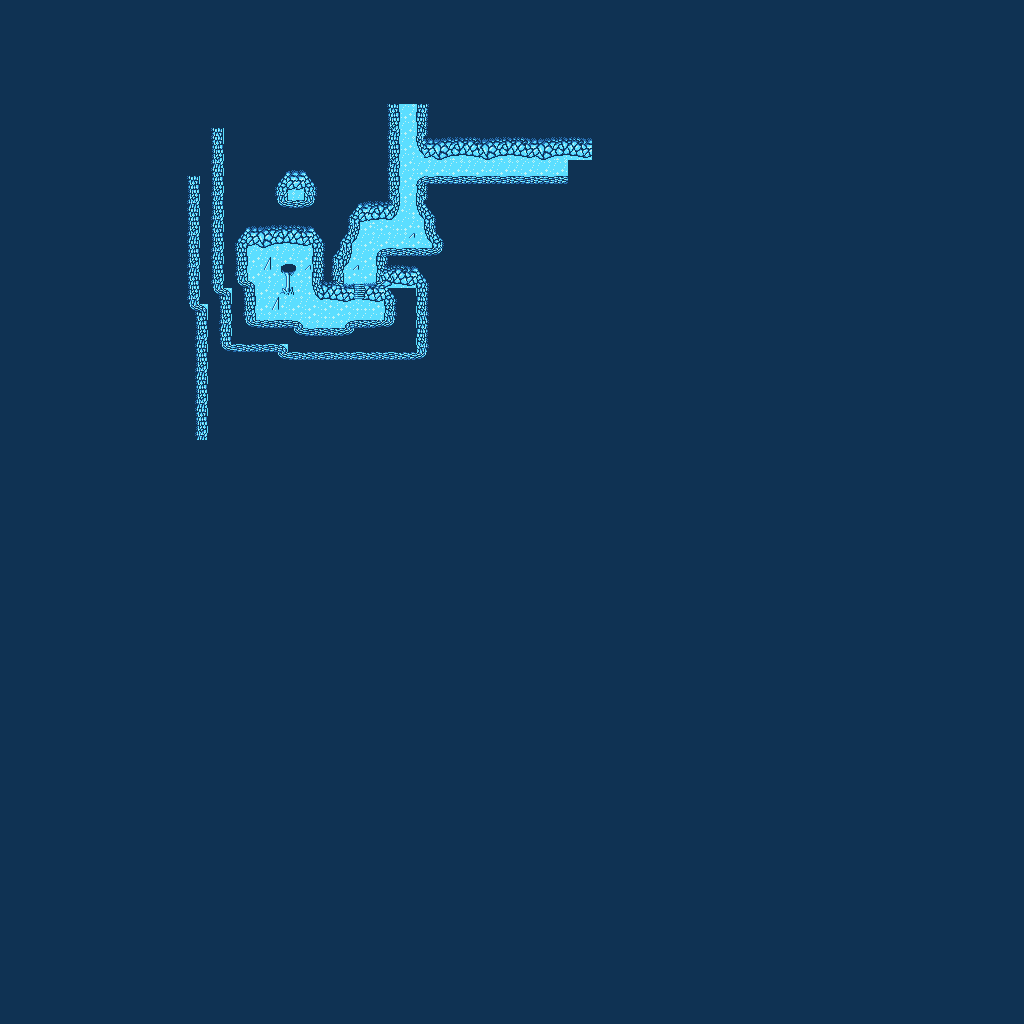

Rendered tile map (Tiled .tmx) drawn with the repository's tilesets; below, a short description and the map source with its tile grids summarised:
An orthogonal 128x128 tile map with 8x8 px tiles, 1 tile layer (Tile Layer 1).

<map version="1.0" orientation="orthogonal" width="128" height="128" tilewidth="8" tileheight="8">
 <tileset firstgid="1" name="tileset_ice" tilewidth="8" tileheight="8">
  <image source="../gfx/tileset_ice.png" width="128" height="64" />
 </tileset>
 <layer name="Tile Layer 1" width="128" height="128">
  <data>[16384 cells, 16384 non-empty, 91 distinct tile ids]</data>
 </layer>
</map>